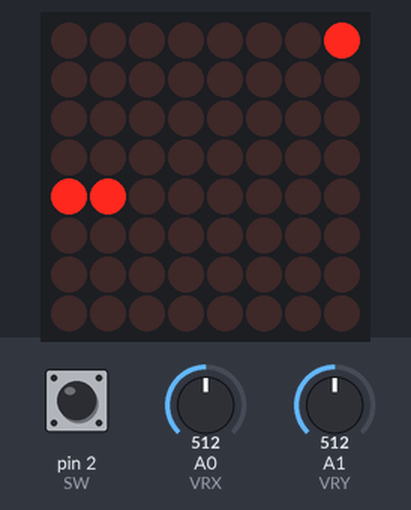
Recording of a sketch running on a simulated Arduino Uno, built with avr-gcc and run on an emulated ATmega328P. Shown: 8×8 LED matrix. The test bench sets the inputs (shaded band); at power-on: A1 (VRY) = 512, pin 2 (SW) HIGH, A0 (VRX) = 512. Random numbers use the default seed unless the sketch sets one.

Above: at 1.2 s.
1.3 s: A1 (VRY) set to 908
4.2 s: A1 (VRY) set to 928
5.7 s: pin 2 (SW) pulled LOW for 0.15 s
At 5.91 s:
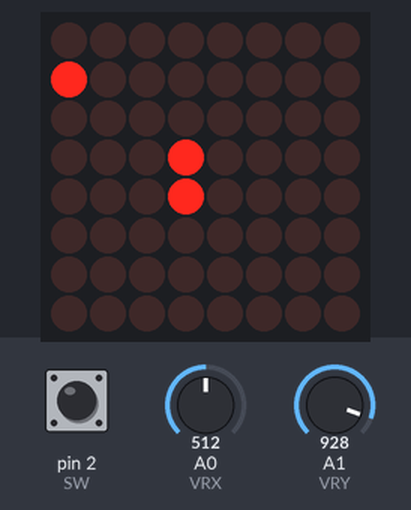
6.4 s: pin 2 (SW) pulled LOW for 3.2 s
At 7.1 s:
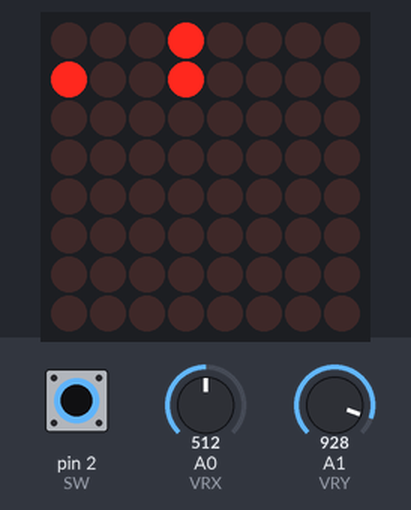
At 8.9 s:
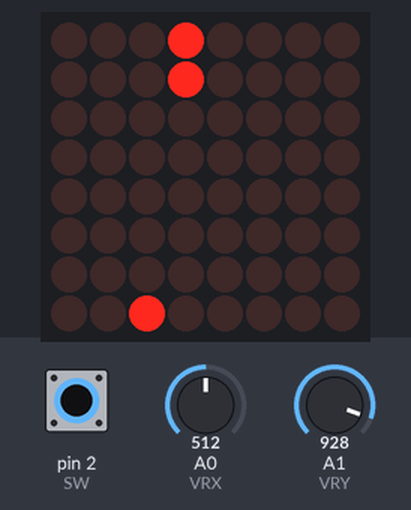
10.2 s: A0 (VRX) set to 104
At 10.7 s:
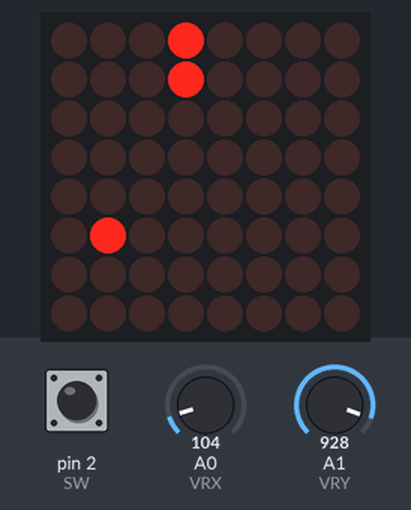
13.2 s: A0 (VRX) set to 90
Timing chart, 0 to 15.7 s (numbered marks = the images above; inputs shaded):
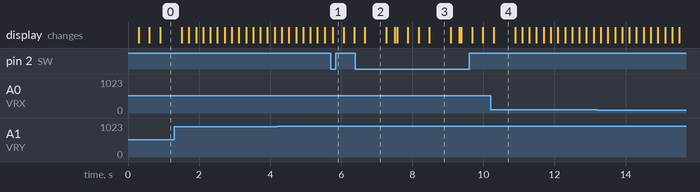

Measured:
- what the display in image 2 shows lasts 0.6 s, from 6.7 s to 7.3 s

The sketch:

snake.ino
```cpp
#include <LedControl.h>

// ----------------- PIN CONFIG -----------------
#define DIN 12
#define CS  11
#define CLK 10
LedControl lc = LedControl(DIN, CLK, CS, 1);

#define VRX A0
#define VRY A1
#define SW  2

// ----------------- SNAKE STRUCT -----------------
struct Snake {
  int head[2];        // row, col
  int body[64][2];    // body segments
  int len;
  int dir[2];         // movement direction
} snake;

// ----------------- FOOD -----------------
int food[2];
bool bigFood = false;
int foodCounter = 0;

// ----------------- GAME CONTROL -----------------
bool gameOver = false;
unsigned long lastMoveTime = 0;
int moveDelay = 300;          // ms between moves

// ----------------- WALL STAY TIMER -----------------
unsigned long wallStayTimer = 0;
int wallCellRow = -1, wallCellCol = -1;

// ----------------- FRAMEBUFFER -----------------
uint8_t frame[8];

// ----------------- HELPERS -----------------
void clearFrame() {
  for (int i = 0; i < 8; ++i) frame[i] = 0;
}
void setPixel(int r, int c) {
  if (r < 0 || r >= 8 || c < 0 || c >= 8) return;
  frame[r] |= (1 << c);
}
void renderFrame() {
  for (int r = 0; r < 8; ++r) {
    lc.setRow(0, r, frame[r]);
  }
}
bool coordOnSnake(int r, int c) {
  if (snake.head[0] == r && snake.head[1] == c) return true;
  for (int i = 0; i < snake.len; ++i) {
    if (snake.body[i][0] == r && snake.body[i][1] == c) return true;
  }
  return false;
}

// ----------------- FOOD -----------------
void spawnFood() {
  if (!bigFood) {
    int tries = 0;
    do {
      food[0] = random(0, 8);
      food[1] = random(0, 8);
      tries++;
    } while (coordOnSnake(food[0], food[1]) && tries < 200);
  } else {
    int tries = 0;
    do {
      food[0] = random(0, 7);
      food[1] = random(0, 7);
      tries++;
    } while ((coordOnSnake(food[0], food[1]) ||
              coordOnSnake(food[0] + 1, food[1]) ||
              coordOnSnake(food[0], food[1] + 1) ||
              coordOnSnake(food[0] + 1, food[1] + 1)) && tries < 200);
  }
}

// ----------------- GAME LOGIC -----------------
void resetGame() {
  snake.head[0] = 4;
  snake.head[1] = 4;
  snake.len = 1;
  snake.dir[0] = 0;
  snake.dir[1] = 1;
  for (int i = 0; i < 64; ++i) snake.body[i][0] = snake.body[i][1] = -1;
  foodCounter = 0;
  bigFood = false;
  wallStayTimer = millis();
  wallCellRow = snake.head[0];
  wallCellCol = snake.head[1];
  gameOver = false;
  spawnFood();
}

// ----------------- READ JOYSTICK -----------------
void readJoystick() {
  int xVal = analogRead(VRX);
  int yVal = analogRead(VRY);
  // LEFT (previously right)
  if(xVal > 920 && snake.dir[1] == 0) {
    snake.dir[0] = 0;
    snake.dir[1] = -1;
  }
  // RIGHT (previously left)
  else if(xVal < 100 && snake.dir[1] == 0) {
    snake.dir[0] = 0;
    snake.dir[1] = 1;
  }
  // UP (joystick physically up → row decreases)
  else if(yVal > 920 && snake.dir[0] == 0) { // no change here
    snake.dir[0] = -1;
    snake.dir[1] = 0;
  }
  // DOWN (joystick physically down → row increases)
  else if(yVal < 100 && snake.dir[0] == 0) { // no change here
    snake.dir[0] = 1;
    snake.dir[1] = 0;
  }
}


// ----------------- WALL STAY CHECK -----------------
void checkWallStay() {
    int hx = snake.head[0];
    int hy = snake.head[1];

    if(hx == 0 || hx == 7 || hy == 0 || hy == 7){
        if(hx == wallCellRow && hy == wallCellCol){
            if(millis() - wallStayTimer >= 500){
                gameOver = true;
            }
        } else {
            wallCellRow = hx;
            wallCellCol = hy;
            wallStayTimer = millis();
        }
    } else {
        wallCellRow = -1;
        wallCellCol = -1;
        wallStayTimer = millis();
    }
}

// ----------------- UPDATE SNAKE -----------------
bool updateSnake() {
  int nextRow = snake.head[0] + snake.dir[0];
  int nextCol = snake.head[1] + snake.dir[1];

  if(nextRow >=0 && nextRow <=7 && nextCol >=0 && nextCol <=7){
    for(int i=snake.len; i>0; i--){
      snake.body[i][0] = snake.body[i-1][0];
      snake.body[i][1] = snake.body[i-1][1];
    }
    snake.body[0][0] = snake.head[0];
    snake.body[0][1] = snake.head[1];

    snake.head[0] = nextRow;
    snake.head[1] = nextCol;

    // Self collision
    for(int i=0;i<snake.len;i++){
      if(snake.head[0] == snake.body[i][0] && snake.head[1]==snake.body[i][1]){
        return false;
      }
    }

    // Food logic
    if(!bigFood){
      if(snake.head[0] == food[0] && snake.head[1]==food[1]){
        snake.len++;
        foodCounter++;
        if(foodCounter>=5){
          bigFood = true;
        }
        spawnFood();
      }
    } else {
      bool ate=false;
      if((snake.head[0]==food[0] && snake.head[1]==food[1])||
         (snake.head[0]==food[0]+1 && snake.head[1]==food[1])||
         (snake.head[0]==food[0] && snake.head[1]==food[1]+1)||
         (snake.head[0]==food[0]+1 && snake.head[1]==food[1]+1)) ate=true;
      if(ate){
        snake.len++;
        foodCounter=0;
        bigFood=false;
        spawnFood();
      }
    }
  }

  checkWallStay();
  return true;
}

// ----------------- SETUP -----------------
void setup() {
  lc.shutdown(0,false);
  lc.setIntensity(0,6);
  lc.clearDisplay(0);

  pinMode(SW, INPUT_PULLUP);
  randomSeed(analogRead(A2)^analogRead(A3)^micros());
  resetGame();
}

// ----------------- LOOP -----------------
void loop(){
  readJoystick();

  if(!gameOver){
    if(millis()-lastMoveTime > moveDelay){
      lastMoveTime = millis();
      if(!updateSnake()) gameOver=true;
    }

    clearFrame();

    // Draw food
    if(!bigFood) setPixel(food[0],food[1]);
    else {
      setPixel(food[0],food[1]);
      setPixel(food[0]+1,food[1]);
      setPixel(food[0],food[1]+1);
      setPixel(food[0]+1,food[1]+1);
    }

    // Draw body + head
    for(int i=0;i<snake.len;i++)
      if(snake.body[i][0]>=0) setPixel(snake.body[i][0],snake.body[i][1]);
    setPixel(snake.head[0],snake.head[1]);

    renderFrame();
  } else {
    // Game over blink effect
    clearFrame();
    renderFrame();
    delay(200);

    clearFrame();
    if(!bigFood) setPixel(food[0],food[1]);
    else {
      setPixel(food[0],food[1]);
      setPixel(food[0]+1,food[1]);
      setPixel(food[0],food[1]+1);
      setPixel(food[0]+1,food[1]+1);
    }
    for(int i=0;i<snake.len;i++)
      if(snake.body[i][0]>=0) setPixel(snake.body[i][0],snake.body[i][1]);
    setPixel(snake.head[0],snake.head[1]);
    renderFrame();

    // Restart on joystick press
    unsigned long end = millis()+200;
    while(millis()<end){
      if(digitalRead(SW)==LOW){
        delay(30);
        if(digitalRead(SW)==LOW){ resetGame(); return;}
      }
    }
    if(digitalRead(SW)==LOW){
      delay(30);
      if(digitalRead(SW)==LOW) resetGame();
    }
  }
}
```
